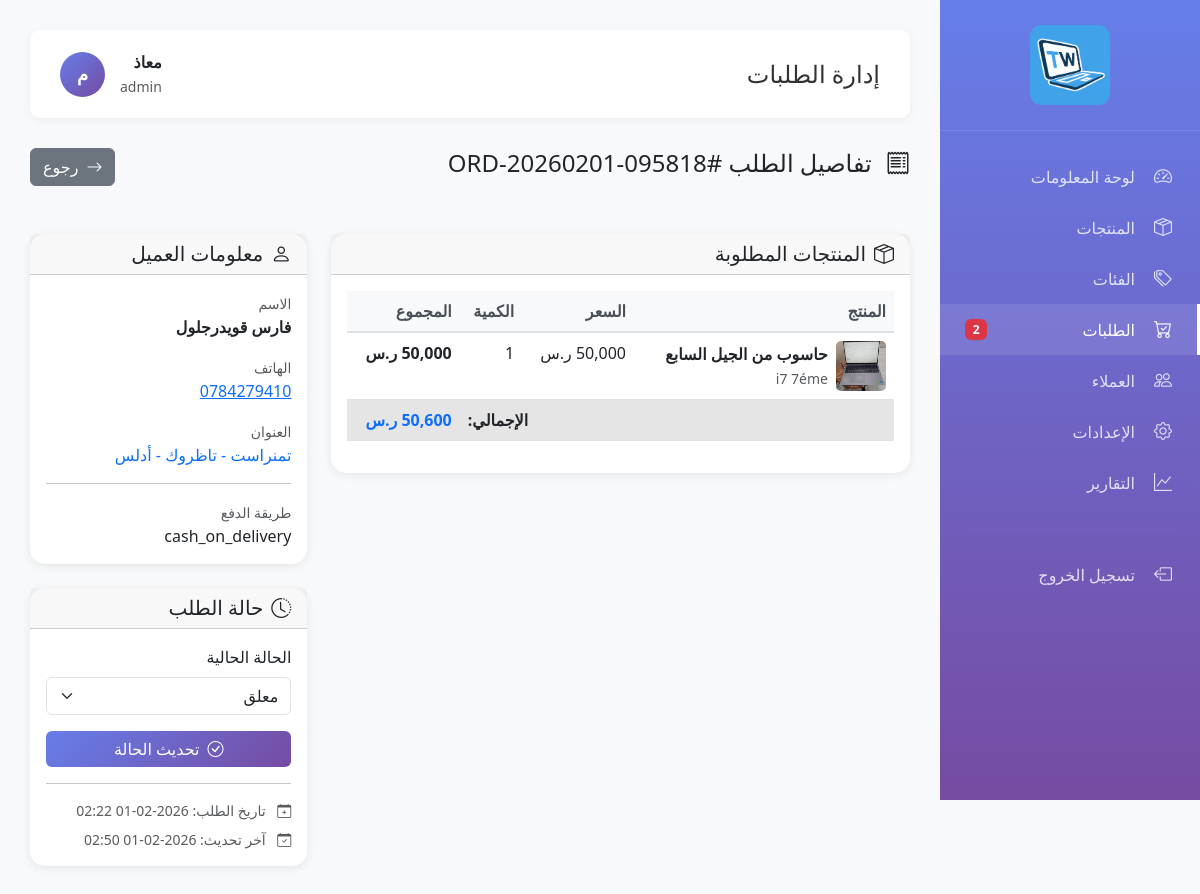
The page /admin/orders.php?view=9 (signed in) on the database its author committed.
### tables this page shows
CREATE TABLE `orders` (
  `id` int(11) NOT NULL,
  `order_number` varchar(50) NOT NULL,
  `customer_id` int(11) NOT NULL,
  `customer_name` varchar(100) NOT NULL,
  `customer_email` varchar(100) DEFAULT NULL,
  `customer_phone` varchar(20) NOT NULL,
  `shipping_address` text NOT NULL,
  `shipping_city` varchar(100) NOT NULL,
  `postal_code` varchar(20) DEFAULT NULL,
  `subtotal` decimal(10,2) NOT NULL,
  `tax` decimal(10,2) DEFAULT 0.00,
  `shipping_cost` decimal(10,2) DEFAULT 0.00,
  `discount` decimal(10,2) DEFAULT 0.00,
  `total` decimal(10,2) NOT NULL,
  `status` enum('pending','confirmed','processing','shipped','delivered','cancelled','refunded') DEFAULT 'pending',
  `payment_method` enum('cash_on_delivery','bank_transfer','credit_card','mada') DEFAULT 'cash_on_delivery',
  `payment_status` enum('pending','paid','failed','refunded') DEFAULT 'pending',
  `notes` text DEFAULT NULL,
  `admin_notes` text DEFAULT NULL,
  `tracking_number` varchar(100) DEFAULT NULL,
  `ordered_at` timestamp NOT NULL DEFAULT current_timestamp(),
  `confirmed_at` datetime DEFAULT NULL,
  `shipped_at` datetime DEFAULT NULL,
  `delivered_at` datetime DEFAULT NULL,
  `updated_at` timestamp NOT NULL DEFAULT current_timestamp() ON UPDATE current_timestamp()
);

CREATE TABLE `order_items` (
  `id` int(11) NOT NULL,
  `order_id` int(11) NOT NULL,
  `product_id` int(11) NOT NULL,
  `product_name` varchar(200) NOT NULL,
  `product_sku` varchar(100) DEFAULT NULL,
  `product_image` varchar(500) DEFAULT NULL,
  `quantity` int(11) NOT NULL,
  `price` decimal(10,2) NOT NULL,
  `subtotal` decimal(10,2) NOT NULL,
  `created_at` timestamp NOT NULL DEFAULT current_timestamp()
);

CREATE TABLE `products` (
  `id` int(11) NOT NULL,
  `name_ar` varchar(200) NOT NULL,
  `name_en` varchar(200) NOT NULL,
  `slug` varchar(200) NOT NULL,
  `sku` varchar(100) DEFAULT NULL,
  `model` varchar(100) DEFAULT NULL,
  `brand` varchar(100) DEFAULT NULL,
  `category_id` int(11) NOT NULL,
  `price` decimal(10,2) NOT NULL,
  `original_price` decimal(10,2) DEFAULT NULL,
  `discount_percentage` int(11) DEFAULT 0,
  `stock_count` int(11) DEFAULT 0,
  `in_stock` tinyint(1) DEFAULT 1,
  `min_stock` int(11) DEFAULT 5,
  `processor` varchar(200) DEFAULT NULL,
  `ram` varchar(100) DEFAULT NULL,
  `storage` varchar(100) DEFAULT NULL,
  `gpu` varchar(200) DEFAULT NULL,
  `screen_size` varchar(50) DEFAULT NULL,
  `screen_resolution` varchar(100) DEFAULT NULL,
  `battery` varchar(100) DEFAULT NULL,
  `weight` varchar(50) DEFAULT NULL,
  `os` varchar(100) DEFAULT NULL,
  `ports` text DEFAULT NULL,
  `description_short` text DEFAULT NULL,
  `description_full` text DEFAULT NULL,
  `warranty` varchar(200) DEFAULT NULL,
  `badge` enum('new','bestseller','sale','featured','none') DEFAULT 'none',
  `status` enum('active','inactive','draft','out_of_stock') DEFAULT 'active',
  `views` int(11) DEFAULT 0,
  `sales` int(11) DEFAULT 0,
  `rating` decimal(3,2) DEFAULT 0.00,
  `review_count` int(11) DEFAULT 0,
  `meta_title` varchar(200) DEFAULT NULL,
  `meta_description` text DEFAULT NULL,
  `meta_keywords` text DEFAULT NULL,
  `created_at` timestamp NOT NULL DEFAULT current_timestamp(),
  `updated_at` timestamp NOT NULL DEFAULT current_timestamp() ON UPDATE current_timestamp()
);

CREATE TABLE `settings` (
  `id` int(11) NOT NULL,
  `setting_key` varchar(100) NOT NULL,
  `setting_value` text DEFAULT NULL,
  `setting_type` enum('text','number','boolean','json') DEFAULT 'text',
  `description` varchar(255) DEFAULT NULL,
  `updated_at` timestamp NOT NULL DEFAULT current_timestamp() ON UPDATE current_timestamp()
);

### includes/functions.php (called while the page is built, shortened)
<?php
require_once __DIR__ . '/../config/database.php';
function getSetting($key, $default = null) {
    $sql = "SELECT setting_value FROM settings WHERE setting_key = :key";
    $result = fetchOne($sql, ['key' => $key]);
    return $result ? $result['setting_value'] : $default;
}

### config/database.php (called while the page is built, shortened)
<?php
try {
    $dsn = "mysql:host=" . DB_HOST . ";dbname=" . DB_NAME . ";charset=" . DB_CHARSET;
    $options = [
        PDO::ATTR_ERRMODE            => PDO::ERRMODE_EXCEPTION,
        PDO::ATTR_DEFAULT_FETCH_MODE => PDO::FETCH_ASSOC,
        PDO::ATTR_EMULATE_PREPARES   => false,
        PDO::MYSQL_ATTR_INIT_COMMAND => "SET NAMES " . DB_CHARSET
    ];
    $pdo = new PDO($dsn, DB_USER, DB_PASS, $options);
} catch (PDOException $e) {
    die("خطأ في الاتصال بقاعدة البيانات: " . $e->getMessage());
}
function query($sql, $params = []) {
    global $pdo;
    try {
        $stmt = $pdo->prepare($sql);
        $stmt->execute($params);
        return $stmt;
    } catch (PDOException $e) {
        error_log("Database Error: " . $e->getMessage());
        return false;
    }
}
function fetchOne($sql, $params = []) {
    $stmt = query($sql, $params);
    return $stmt ? $stmt->fetch() : null;
}

### admin/orders.php (the view, shortened to what this page needs)
<?php
require_once '../includes/functions.php';
require_once '../config/database.php';
include 'includes/header.php';
global $pdo;
$viewOrder = null;
if (isset($_GET['view']) && is_numeric($_GET['view'])) {
    $stmt = $pdo->prepare("SELECT * FROM orders WHERE id = ?");
    $stmt->execute([$_GET['view']]);
    $viewOrder = $stmt->fetch();
    if ($viewOrder) {
        $stmt = $pdo->prepare("
            SELECT oi.*, p.name_ar, p.name_en, oi.product_image as image
            FROM order_items oi
            JOIN products p ON oi.product_id = p.id
            WHERE oi.order_id = ?
        ");
        $stmt->execute([$viewOrder['id']]);
        $orderItems = $stmt->fetchAll();
    }
}
$currency = getSetting('currency_symbol', 'دج');
?>
<?php if ($viewOrder): ?>
    <div class="row g-4">
        <div class="col-12">
            <div class="d-flex justify-content-between align-items-center mb-4">
                <h4>
                    <i class="bi bi-receipt me-2"></i>
                    تفاصيل الطلب #<?php echo htmlspecialchars($viewOrder['order_number']); ?>
                </h4>
                <a href="orders.php" class="btn btn-secondary">
                    <i class="bi bi-arrow-right me-2"></i>رجوع
                </a>
            </div>
        </div>
        <div class="col-lg-8">
            <div class="card mb-4">
                <div class="card-header">
                    <h5 class="mb-0">
                        <i class="bi bi-box-seam me-2"></i>المنتجات المطلوبة
                    </h5>
                </div>
                <div class="card-body">
                    <div class="table-responsive">
                        <table class="table">
                            <thead>
                                <tr>
                                    <th>المنتج</th>
                                    <th>السعر</th>
                                    <th>الكمية</th>
                                    <th>المجموع</th>
                                </tr>
                            </thead>
                            <tbody>
                                <?php foreach ($orderItems as $item): ?>
                                    <tr>
                                        <td>
                                            <div class="d-flex align-items-center">
                                                <?php if ($item['image']): ?>
                                                    <img src="../<?php echo htmlspecialchars($item['image']); ?>"
                                                         alt="" class="me-2" style="width: 50px; height: 50px; object-fit: cover; border-radius: 5px;">
                                                <?php endif; ?>
                                                <div>
                                                    <strong><?php echo htmlspecialchars($item['name_ar']); ?></strong>
                                                    <br>
                                                    <small class="text-muted"><?php echo htmlspecialchars($item['name_en']); ?></small>
                                                </div>
                                            </div>
                                        </td>
                                        <td><?php echo number_format($item['price']); ?> <?php echo $currency; ?></td>
                                        <td><?php echo $item['quantity']; ?></td>
                                        <td><strong><?php echo number_format($item['subtotal']); ?> <?php echo $currency; ?></strong></td>
                                    </tr>
                                <?php endforeach; ?>
                                <tr class="table-active">
                                    <td colspan="3" class="text-end"><strong>الإجمالي:</strong></td>
                                    <td><strong class="text-primary"><?php echo number_format($viewOrder['total']); ?> <?php echo $currency; ?></strong></td>
                                </tr>
                            </tbody>
                        </table>
                    </div>
                </div>
            </div>
        </div>
        <div class="col-lg-4">
            <div class="card mb-4">
                <div class="card-header">
                    <h5 class="mb-0">
                        <i class="bi bi-person me-2"></i>معلومات العميل
                    </h5>
                </div>
                <div class="card-body">
                    <div class="mb-3">
                        <label class="text-muted small">الاسم</label>
                        <p class="mb-0"><strong><?php echo htmlspecialchars($viewOrder['customer_name']); ?></strong></p>
                    </div>
                    <div class="mb-3">
                        <label class="text-muted small">الهاتف</label>
                        <p class="mb-0">
                            <a href="tel:<?php echo htmlspecialchars($viewOrder['customer_phone']); ?>">
                                <?php echo htmlspecialchars($viewOrder['customer_phone']); ?>
                            </a>
                        </p>
                    </div>
                    <div class="mb-0">
                        <label class="text-muted small">العنوان</label>
                        <p class="mb-0">
                            <?php if (!empty($viewOrder['shipping_city'])): ?>
                                <span class="text-primary"><?php echo htmlspecialchars($viewOrder['shipping_city']); ?></span><br>
                            <?php endif; ?>
                        </p>
                    </div>
                    <hr>
                    <div class="mb-0">
                        <label class="text-muted small">طريقة الدفع</label>
                        <p class="mb-0">
                            <?php
                            $paymentMethods = [
                                'cash_on_delivery' => '<i class="bi bi-cash"></i> الدفع عند الاستلام',
                                'bank_transfer' => '<i class="bi bi-bank"></i> تحويل بنكي',
                                'credit_card' => '<i class="bi bi-credit-card"></i> بطاقة ائتمان',
                                'mada' => '<i class="bi bi-credit-card-2-front"></i> مدى'
                            ];
                            echo $paymentMethods[$viewOrder['payment_method']] ?? $viewOrder['payment_method'];
                            ?>
                        </p>
                    </div>
                </div>
            </div>
            <div class="card">
                <div class="card-header">
                    <h5 class="mb-0">
                        <i class="bi bi-clock-history me-2"></i>حالة الطلب
                    </h5>
                </div>
                <div class="card-body">
                    <form method="POST" action="">
                        <div class="mb-3">
                            <label class="form-label">الحالة الحالية</label>
                            <select name="status" class="form-select" required>
                                <option value="pending" <?php echo $viewOrder['status'] == 'pending' ? 'selected' : ''; ?>>معلق</option>
                            </select>
                        </div>
                        <button type="submit" name="update_status" class="btn btn-primary w-100">
                            <i class="bi bi-check-circle me-2"></i>تحديث الحالة
                        </button>
                    </form>
                    <hr>
                    <div class="small text-muted">
                        <div class="mb-2">
                            <i class="bi bi-calendar-plus me-2"></i>
                            تاريخ الطلب: <?php echo date('Y-m-d H:i', strtotime($viewOrder['ordered_at'])); ?>
                        </div>
                        <?php if ($viewOrder['updated_at']): ?>
                            <div>
                                <i class="bi bi-calendar-check me-2"></i>
                                آخر تحديث: <?php echo date('Y-m-d H:i', strtotime($viewOrder['updated_at'])); ?>
                            </div>
                        <?php endif; ?>
                    </div>
                </div>
            </div>
        </div>
    </div>
<?php endif; ?>
<?php include 'includes/footer.php'; ?>

### admin/includes/header.php (style rules this page uses)
:root { --primary-color: #667eea; --secondary-color: #764ba2; --sidebar-width: 260px; }
body { font-family: 'Segoe UI', Tahoma, Geneva, Verdana, sans-serif; background-color: #f8f9fa; }
.table thead th { border-bottom: 2px solid #dee2e6; font-weight: 600; color: #495057; }
.btn-primary { background: linear-gradient(135deg, var(--primary-color), var(--secondary-color)); border: none; }

### admin/orders.php (style rules this page uses)
.card { border: none; border-radius: 15px; box-shadow: 0 2px 10px rgba(0,0,0,0.08); }
.table thead th { background: #f8f9fa; border-bottom: 2px solid #dee2e6; font-weight: 600; }

### rows shown on the page
orders: order_number "ORD-20260201-095818", customer_name "فارس قويدرجلول", customer_phone "0784279410", shipping_city "تمنراست - تاظروك - أدلس", payment_method "cash_on_delivery", status "معلق", ordered_at "2026-02-01 02:22", updated_at "2026-02-01 02:50"
order_items: product_image (picture), product.name_ar "حاسوب من الجيل السابع", product.name_en "i7 7éme", quantity "1"
settings: setting_value "ر.س"

### other values the page prints
$newOrdersCount "2"
$pageTitle "إدارة الطلبات"
$_SESSION['admin_name'] "معاذ"
$_SESSION['admin_role'] "admin"
substr($_SESSION['admin_name'], 0, 2) "م"
